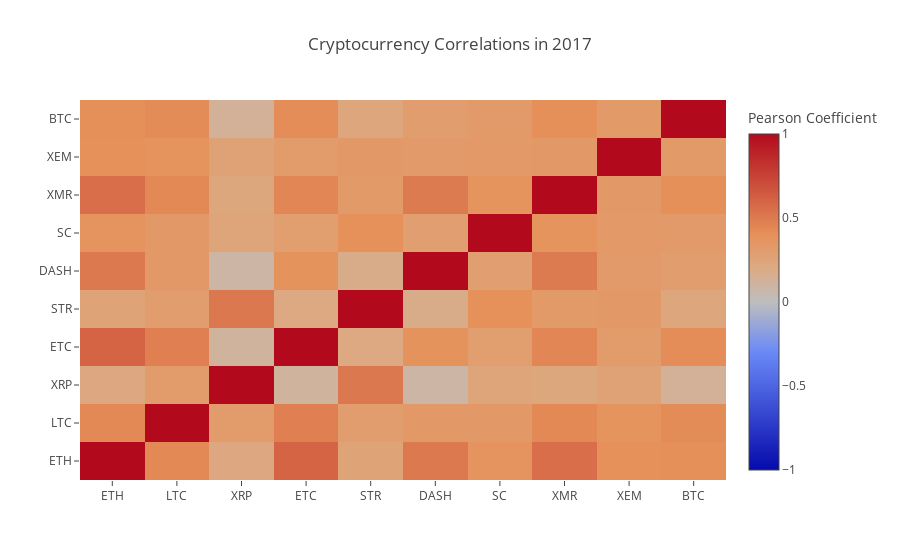

The notebook cell saved with this chart:
### Code cell
correlation_heatmap(combined_df_2017.pct_change(), "Cryptocurrency Correlations in 2017")
